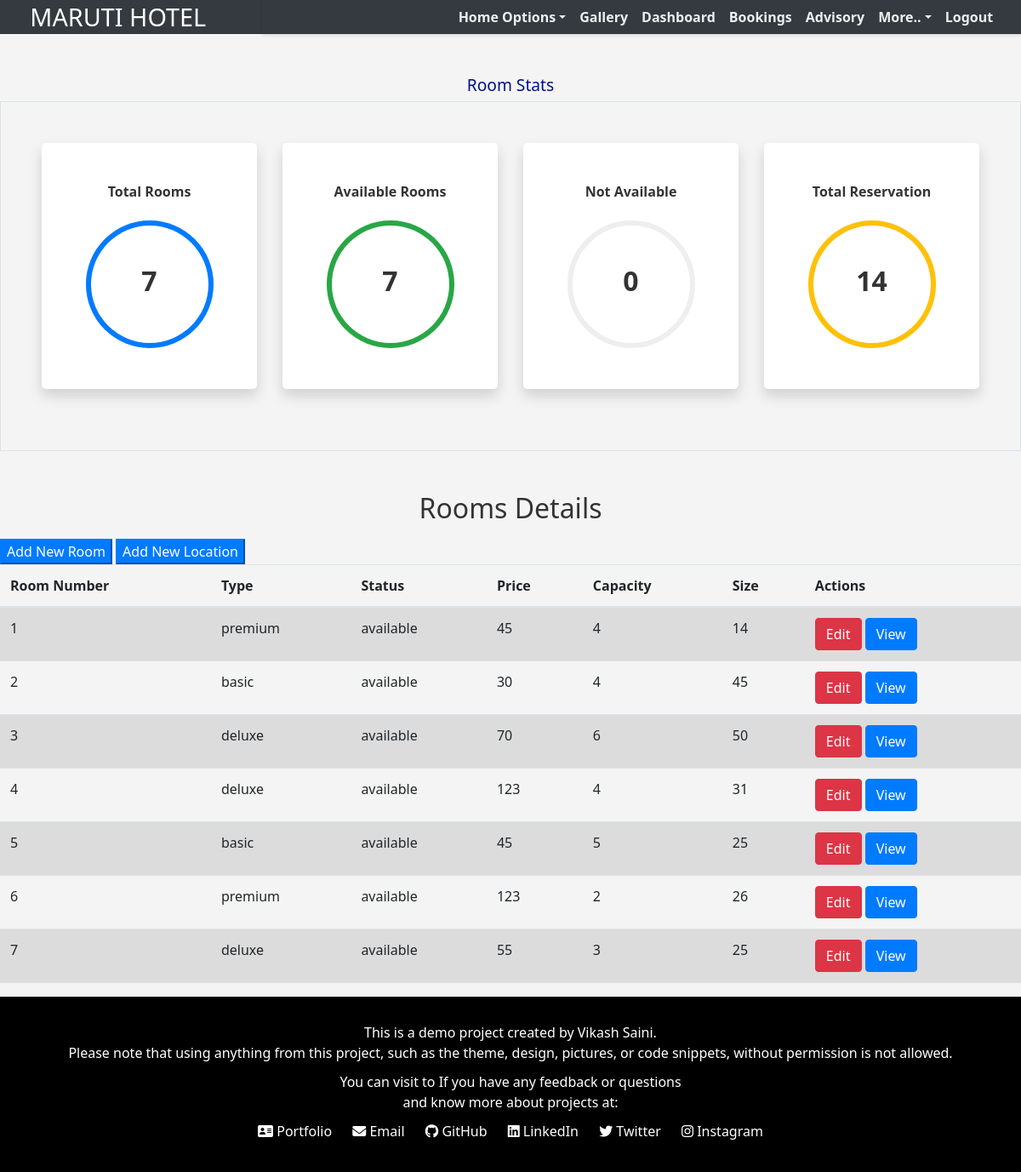
The page /staff/panel (signed in) on the database as committed earlier.
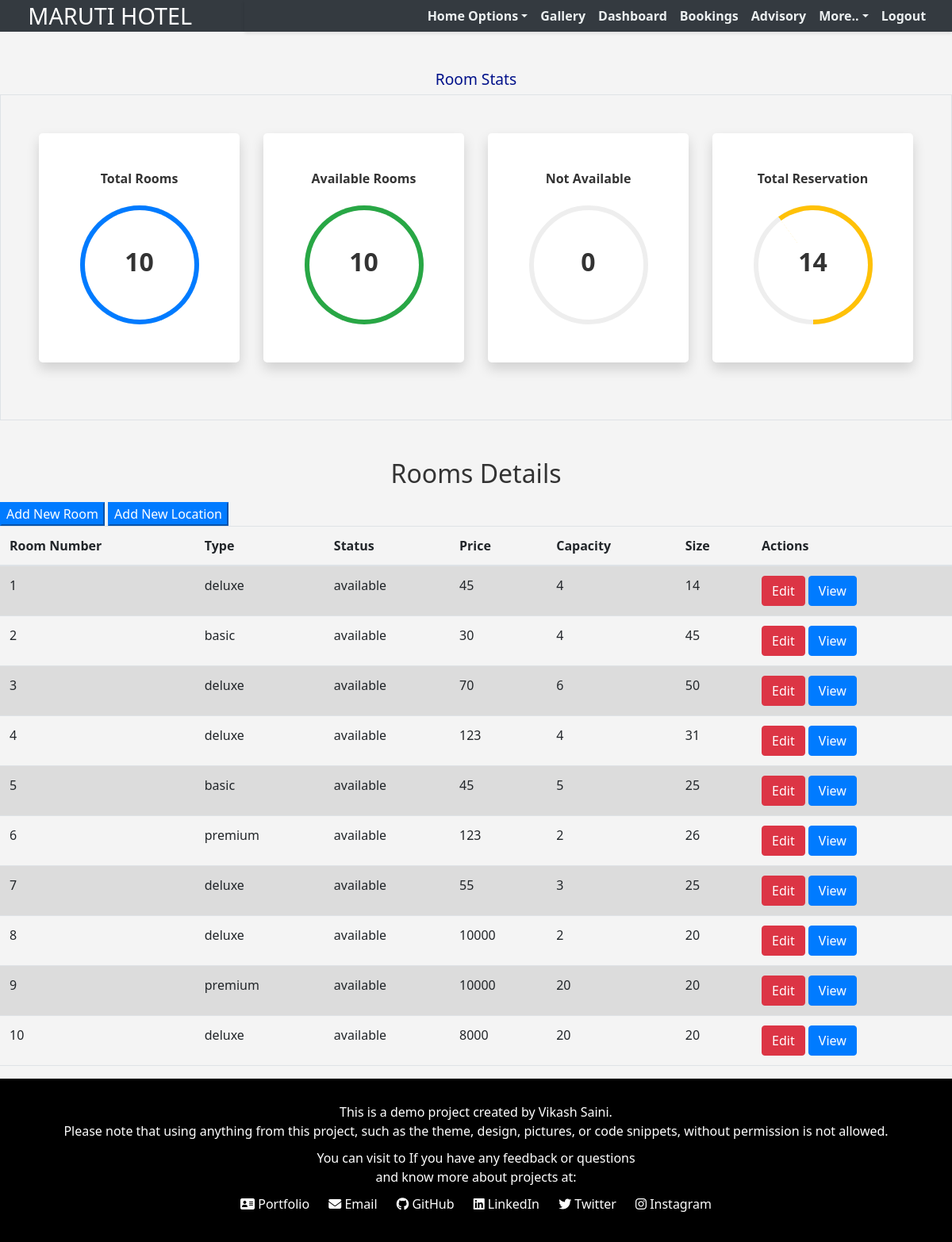
The same page on the database as committed later.
### krishna/models.py (models this page shows, shortened)
class Rooms(models.Model):
    ROOM_STATUS = (
    ("1", "available"),
    ("2", "not available"),
    )
    ROOM_TYPE = (
    ("1", "premium"),
    ("2", "deluxe"),
    ("3","basic"),
    )
    room_type = models.CharField(max_length=50,choices = ROOM_TYPE)
    capacity = models.IntegerField()
    price = models.IntegerField()
    size = models.IntegerField()
    hotel = models.ForeignKey(Hotels, on_delete = models.CASCADE)
    status = models.CharField(choices =ROOM_STATUS,max_length = 15)
    roomnumber = models.IntegerField()

### krishna/views.py (the view)
# urls.py: path('staff/panel', views.panel,name="staffpanel"),
@login_required(login_url='/staff')
def panel(request):
    if request.user.is_staff == False:
        return HttpResponse('Access Denied')
    rooms = Rooms.objects.all()
    total_rooms = len(rooms)
    available_rooms = len(Rooms.objects.all().filter(status='1'))
    unavailable_rooms = len(Rooms.objects.all().filter(status='2'))
    reserved = len(Reservation.objects.all())
    hotel = Hotels.objects.values_list('location','id').distinct().order_by()
    response = render(request,'staff/panel.html',{'location':hotel,'reserved':reserved,'rooms':rooms,'total_rooms':total_rooms,'available':available_rooms,'unavailable':unavailable_rooms})
    return HttpResponse(response)

### krishna/templatetags/app_tags.py (called while the page is built)
@register.filter
def percentage(value1,value2=100):
    return int(value1)/int(value2)*100

### templates/staff/panel.html (shortened to what this page needs)
{% extends 'basic.html' %} {% block title %} staff panel {% endblock title %}  {% block body %}
<section class="my-5 ">
    {%load app_tags%}
    <h2 class="text-center text-primary">Room Stats</h2>
    <div class="container-fluid px-5 py-5 border">
        <div class="row">
            <div class="col-xl-3 col-lg-6 col-sm-12 mb-4 ">
                <div class="bg-white rounded-lg p-5 shadow">
                    <h2 class="h6 font-weight-bold text-center mb-4">Total Rooms</h2>
                    <div class="progress mx-auto" data-value={{ total_rooms|percentage:total_rooms}}>
                        <span class="progress-left">
                                    <span class="progress-bar border-primary"></span>
                        </span>
                        <span class="progress-right">
                                    <span class="progress-bar border-primary"></span>
                        </span>
                        <div class="progress-value w-100 h-100 rounded-circle d-flex align-items-center justify-content-center">
                            <div class="h2 font-weight-bold">{{ total_rooms}}</div>
                        </div>
                    </div>
                </div>
            </div>
            <div class="col-xl-3 col-lg-6 col-sm-12 mb-4">
                <div class="bg-white rounded-lg p-5 shadow">
                    <h2 class="h6 font-weight-bold text-center mb-4">Available Rooms</h2>
                    <div class="progress mx-auto" data-value={{ available|percentage:total_rooms}}>
                        <span class="progress-left">
                                    <span class="progress-bar border-success"></span>
                        </span>
                        <span class="progress-right">
                                    <span class="progress-bar border-success"></span>
                        </span>
                        <div class="progress-value w-100 h-100 rounded-circle d-flex align-items-center justify-content-center">
                            <div class="h2 font-weight-bold">{{ available}}</div>
                        </div>
                    </div>
                </div>
            </div>
            <div class="col-xl-3 col-lg-6 col-sm-12 mb-4">
                <div class="bg-white rounded-lg p-5 shadow">
                    <h2 class="h6 font-weight-bold text-center mb-4">Not Available</h2>
                    <div class="progress mx-auto" data-value={{ unavailable|percentage:total_rooms}}>
                        <span class="progress-left">
                        </span>
                        <span class="progress-right">
                        </span>
                        <div class="progress-value w-100 h-100 rounded-circle d-flex align-items-center justify-content-center">
                            <div class="h2 font-weight-bold">{{ unavailable}}</div>
                        </div>
                    </div>
                </div>
            </div>
            <div class="col-xl-3 col-lg-6 col-sm-12 mb-4">
                <div class="bg-white rounded-lg p-5 shadow">
                    <h2 class="h6 font-weight-bold text-center mb-4">Total Reservation</h2>
                    <div class="progress mx-auto" data-value={{reserved |percentage:total_rooms}}>
                        <span class="progress-left">
                                    <span class="progress-bar border-warning"></span>
                        </span>
                        <span class="progress-right">
                                    <span class="progress-bar border-warning"></span>
                        </span>
                        <div class="progress-value w-100 h-100 rounded-circle d-flex align-items-center justify-content-center">
                            <div class="h2 font-weight-bold">{{reserved}}</div>
                        </div>
                    </div>
                </div>
            </div>
        </div>
    </div>
</section>
<h2 class="text-center pb-2">Rooms Details</h2>
<Button class="btn-group btn-primary" data-toggle="modal" data-target="#newroom">Add New Room</Button>
<Button class="btn-group btn-primary " data-toggle="modal" data-target="#newlocation">Add New Location</Button>
<table class="table table-striped  ">
    <thead>
        <th>Room Number</th>
        <th>Type</th>
        <th>Status</th>
        <th>Price</th>
        <th>Capacity</th>
        <th>Size</th>
        <th colspan="2">Actions</th>
    </thead>
    {% if rooms %} {% for each_room in rooms %}
    <tr>
        <td>{{each_room.roomnumber}}</td>
        <td>{{each_room.get_room_type_display}}</td>
        <td>{{each_room.get_status_display}}</td>
        <td>{{each_room.price}}</td>
        <td>{{each_room.capacity}}</td>
        <td>{{each_room.size}}</td>
        <td colspan="2">
            <a href="/staff/panel/edit-room?roomid={{each_room.id}}"><Button class="btn btn-danger">Edit</Button></a>
            <a href="/staff/panel/view-room?roomid={{each_room.id}}"><Button class="btn btn-primary">View</Button></a>
        </td>
    </tr>
    {% endfor %} {% endif %}
</table>
{% endblock body %}

### templates/basic.html (shortened to what this page needs)
{% load static %}
<!DOCTYPE html>
<html lang="en">
<head>
    <link rel="stylesheet" href="https://use.fontawesome.com/releases/v5.7.0/css/all.css">
    <link href="https://stackpath.bootstrapcdn.com/bootstrap/5.1.3/css/bootstrap.min.css" rel="stylesheet">
    <link rel="stylesheet" href="{% static 'bootstrap\bootstrap.css' %}">
    <link rel="stylesheet" href="https://maxcdn.bootstrapcdn.com/bootstrap/4.5.0/css/bootstrap.min.css" >
</head>
<body style="dbackground-image: url('https://source.unsplash.com/random');height: 100%;">
    {% include "header.html" %}
    {% block body %}
    {% endblock body %}
    {% include "footer.html" %}
</head>
<body>
</body>
</html>

### templates/header.html (shortened to what this page needs)
        <div class="container-fluid bg-dark px-0">
            <div class="row gx-0">
                <div class="col-lg-3 bg-dark d-none d-lg-block">
                    <a href="index.html" class="navbar-brand w-100 h-100 m-0 p-0 d-flex align-items-center justify-content-center">
                        <h1 class="m-0 text-primary text-uppercase" style="color:#ffffff !important;">MARUTI HOTEL</h1>
                    </a>
                </div>
                <div class="col-lg-9">
                    <nav class="navbar navbar-expand-lg bg-dark navbar-dark p-3 p-lg-0">
                        <div class="collapse navbar-collapse justify-content-between" id="navbarCollapse">
                            <div class="navbar-nav mr-auto py-0">
                                {% if user.is_staff %}
                                <div class="nav-item dropdown">
                                    <a href="#" class="nav-link dropdown-toggle" data-bs-toggle="dropdown">Home Options</a>
                                </div>
                                <a href="/gallery" class="nav-item nav-link ">Gallery</a>
                                <a href="/staff/panel" class="nav-item nav-link active">Dashboard</a>
                                {% endif %}
                                {% if user.is_staff %}
                                        <a href="/staff/allbookings" class="nav-item nav-link ">Bookings</a>
                                        <a href="" class="nav-item nav-link " onclick="showUnderDevelopmentAlert();">Advisory</a>
                                        <div class="nav-item dropdown">
                                            <a href="#" class="nav-link dropdown-toggle" data-bs-toggle="dropdown">More..</a>
                                        </div>
                                {% endif %}
                                {% if user.is_authenticated %}
                                <a href="/logout" class="nav-item nav-link">Logout</a>
                                {% endif %}
                    </nav>
                </div>
            </div>
        </div>

### templates/Footer.html (shortened to what this page needs)
<footer>
    <p>This is a demo project created by Vikash Saini.<br> Please note that using anything from this project, such as the theme, design, pictures, or code snippets, without permission is not allowed.<br>  </p>
    <p>You can visit to If you have any feedback or questions <br> and  know more about projects at:</p>
    <ul>
        <li><i class="fas fa-address-card"></i><a href="https://github.com/vikash-saini-maruti"> Portfolio</a></li>
        <li><i class="fas fa-solid fa-envelope"></i><a href="vikashsaini.maruti@outlook.com"> Email</a></li>
        <li><i class="fab fa-github"></i><a href="https://github.com/vikash-saini-maruti"> GitHub</a></li>
        <li><i class="fab fa-linkedin"></i><a href="https://www.linkedin.com/in/vikash-saini-maruti/"> LinkedIn</a></li>
        <li><i class="fab fa-twitter"></i><a href="https://twitter.com/vikash_maruti"> Twitter</a></li>
        <li><i class="fab fa-instagram"></i><a href="https://www.instagram.com/mrsaini.insta/"> Instagram</a></li>
    </ul>
  </footer>

### templates/staff/panel.html (style rules this page uses)
.progress { width: 150px; height: 150px; background: none; position: relative; }
.progress::after { content: ""; width: 100%; height: 100%; border-radius: 50%; border: 6px solid #eee; position: absolute; top: 0; left: 0; }
.progress>span { width: 50%; height: 100%; overflow: hidden; position: absolute; top: 0; z-index: 1; }
.progress .progress-left { left: 0; }
.progress .progress-bar { width: 100%; height: 100%; background: none; border-width: 6px; border-style: solid; position: absolute; top: 0; }
.progress .progress-left .progress-bar { left: 100%; border-top-right-radius: 80px; border-bottom-right-radius: 80px; border-left: 0; -webkit-transform-origin: center left; transform-origin: center left; }
.progress .progress-right { right: 0; }
.progress .progress-right .progress-bar { left: -100%; border-top-left-radius: 80px; border-bottom-left-radius: 80px; border-right: 0; -webkit-transform-origin: center right; transform-origin: center right; }
.progress .progress-value { position: absolute; top: 0; left: 0; }
body { min-height: 100vh; }
.rounded-lg { border-radius: 1rem; }

### templates/basic.html (style rules this page uses)
body { font-family: 'Arial', sans-serif; margin: 0; padding: 0; background-color: #f4f4f4; color: #333; }
.navbar { background: #00118a; box-shadow: 0 2px 4px rgba(0, 0, 0, 0.1); }
.navbar-brand { color: #e67e22; font-size: 1.5rem; font-weight: bold; }
.navbar-nav .nav-link { color: #ecf0f1 !important; font-weight: bold; transition: color 0.3s; }
.navbar-expand-lg .navbar-collapse { display: flex !important; flex-basis: auto; flex-direction: row-reverse; margin-left: 25%; }
.text-primary { color:#00118a !important; font-size:larger; }
body { font-family: 'Segoe UI', Tahoma, Geneva, Verdana, sans-serif; margin: 0; padding: 0; }

### templates/Footer.html (style rules this page uses)
footer { background-color: black; color: white; padding: 20px; text-align: center; }
footer p { margin: 10px 0; }
footer ul { list-style-type: none; padding: 0; }
footer ul li { display: inline; margin: 0 10px; }
footer a { color: white; text-decoration: none; }

Rows that differ between the two databases and show on the page:
changed Rooms (number 1 of 10 on the later page): room_type "premium" → "deluxe"
added Rooms: roomnumber "8", room_type "deluxe", status "available", price "10000", capacity "2", size "20"
added Rooms: roomnumber "9", room_type "premium", status "available", price "10000", capacity "20", size "20"
added Rooms: roomnumber "10", room_type "deluxe", status "available", price "8000", capacity "20", size "20"
Other text that changed with them:
{{ total_rooms }}: "7" → "10"
{{ available }}: "7" → "10"
